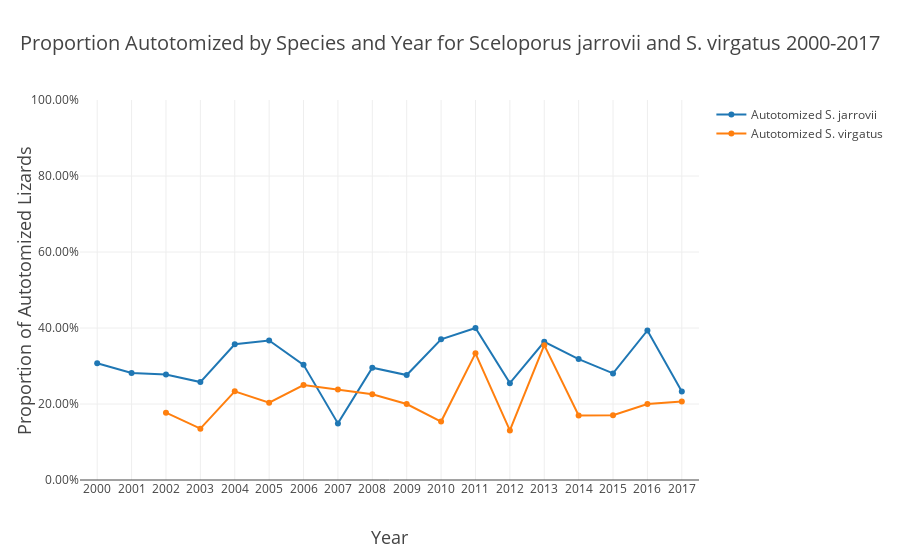

The notebook cell this image was saved under:
### Code cell
Sjarrovii = go.Scatter(x = populationSize_aut_species.loc[(populationSize_aut_species.species=='j')
                                                              &(populationSize_aut_species.propAutotomized.notna())].year
           , y = populationSize_aut_species.loc[(populationSize_aut_species.species=='j')
                                               &(populationSize_aut_species.propAutotomized.notna())].propAutotomized
          ,name = 'Autotomized S. jarrovii')
Svirgatus = go.Scatter(x = populationSize_aut_species.loc[(populationSize_aut_species.species=='v')
                                                              &(populationSize_aut_species.propAutotomized.notna())].year
           , y = populationSize_aut_species.loc[(populationSize_aut_species.species=='v')
                                                &(populationSize_aut_species.propAutotomized.notna())].propAutotomized
          ,name = 'Autotomized S. virgatus')


data = [Sjarrovii, Svirgatus]
layout = go.Layout(
    title = 'Proportion Autotomized by Species and Year for Sceloporus jarrovii and S. virgatus 2000-2017',
    titlefont = dict(
        size = 20),
    xaxis = dict(
        dtick = 1,
        title = 'Year',
        titlefont = dict(
            size = 18),
        range = [1999.5,2017.5]),
    yaxis = dict(
        tickformat=".2%",
        title = 'Proportion of Autotomized Lizards',
        titlefont = dict(
            size = 18),
    range=[0,1])
)
fig = go.Figure(
        data = data,
        layout = layout)
iplot(fig, filename = 'Proportion Autotomized by Species and Year for Sceloporus jarrovii and S. virgatus 2000-2017.html')

### Figure 1 — Plotly figure (JSON) as saved in the notebook; plotly's stock layout.template omitted (floating-point values rounded to 4 significant figures)
{"data": [{"name": "Autotomized S. jarrovii", "type": "scatter", "uid": "540d6dec-7a93-4719-8099-821a3b45d551", "x": [2000, 2001, 2002, 2003, 2004, 2005, 2006, 2007, 2008, 2009, 2010, 2011, 2012, 2013, 2014, 2015, 2016, 2017], "y": [0.3072, 0.2815, 0.2773, 0.2577, 0.3571, 0.3671, 0.303, 0.1489, 0.2955, 0.2762, 0.3704, 0.4, 0.2549, 0.3636, 0.3182, 0.2805, 0.3934, 0.2329]}, {"name": "Autotomized S. virgatus", "type": "scatter", "uid": "8bdd0be9-7065-4a91-a353-d4bf23682cf1", "x": [2002, 2003, 2004, 2005, 2006, 2007, 2008, 2009, 2010, 2011, 2012, 2013, 2014, 2015, 2016, 2017], "y": [0.1772, 0.1351, 0.2333, 0.2034, 0.25, 0.2381, 0.2258, 0.2, 0.1538, 0.3333, 0.1304, 0.3548, 0.1698, 0.1702, 0.2, 0.2069]}], "layout": {"title": {"font": {"size": 20}, "text": "Proportion Autotomized by Species and Year for Sceloporus jarrovii and S. virgatus 2000-2017"}, "xaxis": {"dtick": 1, "range": [2000.0, 2018.0], "title": {"font": {"size": 18}, "text": "Year"}}, "yaxis": {"range": [0, 1], "tickformat": ".2%", "title": {"font": {"size": 18}, "text": "Proportion of Autotomized Lizards"}}}}
